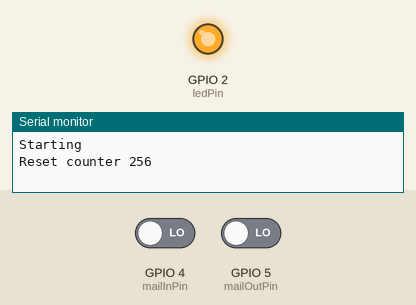
The sketch below on a simulated ESP8266 (NodeMCU). Shown: output pins drawn as LEDs (lit = HIGH), the last lines printed to the serial monitor. Inputs (shaded band) come from the test bench; at power-on: GPIO 4 (mailInPin) LOW, GPIO 5 (mailOutPin) LOW. WiFi joins after 1.5 s; servers stay silent unless stated; EEPROM starts erased; web services answer with replies made up by the test bench.

Above: at 1.2 s.
1.3 s: GPIO 4 (mailInPin) driven HIGH
At 2.3 s:
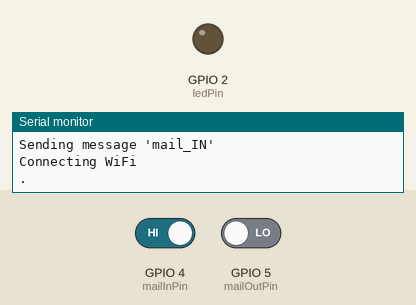
2.8 s: GPIO 4 (mailInPin) driven LOW and GPIO 5 (mailOutPin) driven HIGH
4.5 s: GPIO 5 (mailOutPin) driven LOW
At 7.1 s:
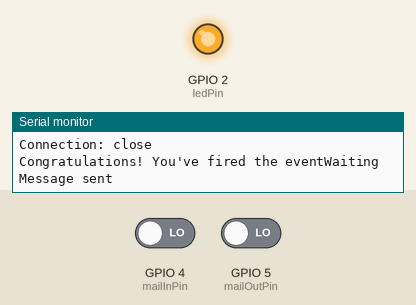
7.5 s: GPIO 5 (mailOutPin) driven HIGH
At 8.1 s:
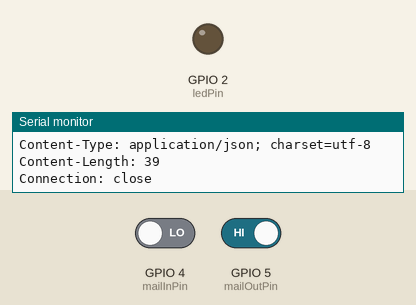
Timing chart, 0 to 10.0 s (numbered marks = the images above; inputs shaded):
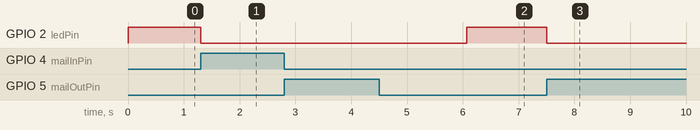

The sketch:

postilaatikko.ino
```cpp
/*

  Requires additional boards: http://arduino.esp8266.com/stable/package_esp8266com_index.json
*/
#include <ESP8266WiFi.h>
#include <EEPROM.h>

// WiFi settings
const char* ssid = "xxx";
const char* password = "xxx";
// Host
const char* host = "maker.ifttt.com";


// constants won't change. They're used here to set pin numbers:
const int mailInPin = 4;
const int mailOutPin = 5;
const int ledPin =  LED_BUILTIN;      // the number of the LED pin

const int NV_resetcounter = 0; // Reset counter
const int NV_mode = 1; // Mode of operation


const int MODE_wait = 0; // Waiting for reset with pressed button
const int MODE_monitor = 1; // Monitoring


// variables will change:
int buttonState = 0;         // variable for reading the pushbutton status
int c;


// Send message to dweet
void sendMsg(String msg) {

  digitalWrite(ledPin, LOW);

  Serial.println("Sending message '" + msg + "'");

  // Connect to WIFI
  Serial.println("Connecting WiFi");
  WiFi.begin(ssid, password);
  while (WiFi.status() != WL_CONNECTED) {
    delay(500);
    Serial.print(".");
  }

  Serial.println("WiFi connected");
  // Print the IP address
  Serial.println(WiFi.localIP());

  // Logging data to cloud
  //Serial.print("Connecting to ");
  //Serial.println(host);

  // Use WiFiClient class to create TCP connections
  WiFiClient client;
  const int httpPort = 80;
  if (!client.connect(host, httpPort)) {
    Serial.println("connection failed");
    return;
  }

  // This will send the request to the server
  client.print(String("GET /trigger/" + msg + "/with/key/c4BONSEUexOcYnPIiYFprr")  + " HTTP/1.1\r\n" +
               "Host: " + host + "\r\n" +
               "Connection: close\r\n\r\n");

  // Read all the lines of the reply from server and print them to Serial
  while (client.available()) {
    String line = client.readStringUntil('\r');
    Serial.print(line);


    // This will send the request to the server
    //client.print(String("GET /dweet/for/koivikkoposti?message=" + msg) + " HTTP/1.1\r\n" +
    //             "Host: " + host + "\r\n" +
    //             "Connection: close\r\n\r\n");

    // Read all the lines of the reply from server and print them to Serial
    //while (client.available()) {
    //  String line = client.readStringUntil('\r');
    //  Serial.print(line);

  }

  // Wait to prevent duplicate messages
  Serial.println("Waiting");
  delay(2000);
  Serial.println("Message sent");

  digitalWrite(ledPin, HIGH);
}


void setup() {

  EEPROM.begin(512);

  // Serial
  Serial.begin(115200);
  Serial.println("\nStarting");

  c = EEPROM.read(0);
  c = c + 1;
  EEPROM.write(0, c);

  Serial.print("Reset counter ");
  Serial.println(c);

  // initialize the LED pin as an output:
  pinMode(ledPin, OUTPUT);
  // initialize the pushbutton pin as an input:
  pinMode(mailInPin, INPUT);
  pinMode(mailOutPin, INPUT);

  digitalWrite(ledPin, HIGH);

  //buttonState = digitalRead(mailInPin);
  // digitalWrite(ledPin, HIGH);
  // check if the pushbutton is pressed. If it is, the buttonState is HIGH:
  //if (digitalRead(mailInPin) == HIGH) {
  //  Serial.println("Kansi on auki");
  // turn LED on:
  //  digitalWrite(ledPin, LOW);
  //}

  //if (digitalRead(mailOutPin) == HIGH) {
  //  Serial.println("Luukku on auki");
  //  // turn LED on:
  //  digitalWrite(ledPin, LOW);
  // }

  EEPROM.commit();

}

void loop() {
  // read the state of the pushbutton value:
  buttonState = digitalRead(mailInPin);
  // check if the pushbutton is pressed. If it is, the buttonState is HIGH:
  if (buttonState == HIGH) {
    // turn LED on:

    sendMsg("mail_IN");
  }

  buttonState = digitalRead(mailOutPin);
  // check if the pushbutton is pressed. If it is, the buttonState is HIGH:
  if (buttonState == HIGH) {
    // turn LED on:
    //digitalWrite(ledPin, LOW);
    sendMsg("mail_OUT");
  }


}
```

Measured:
- after the input at 1.3 s, GPIO 2 (ledPin): HIGH → LOW at once
- after the input at 4.5 s, GPIO 2 (ledPin): LOW → HIGH after 1.6 s
- after the input at 7.5 s, GPIO 2 (ledPin): HIGH → LOW at once
